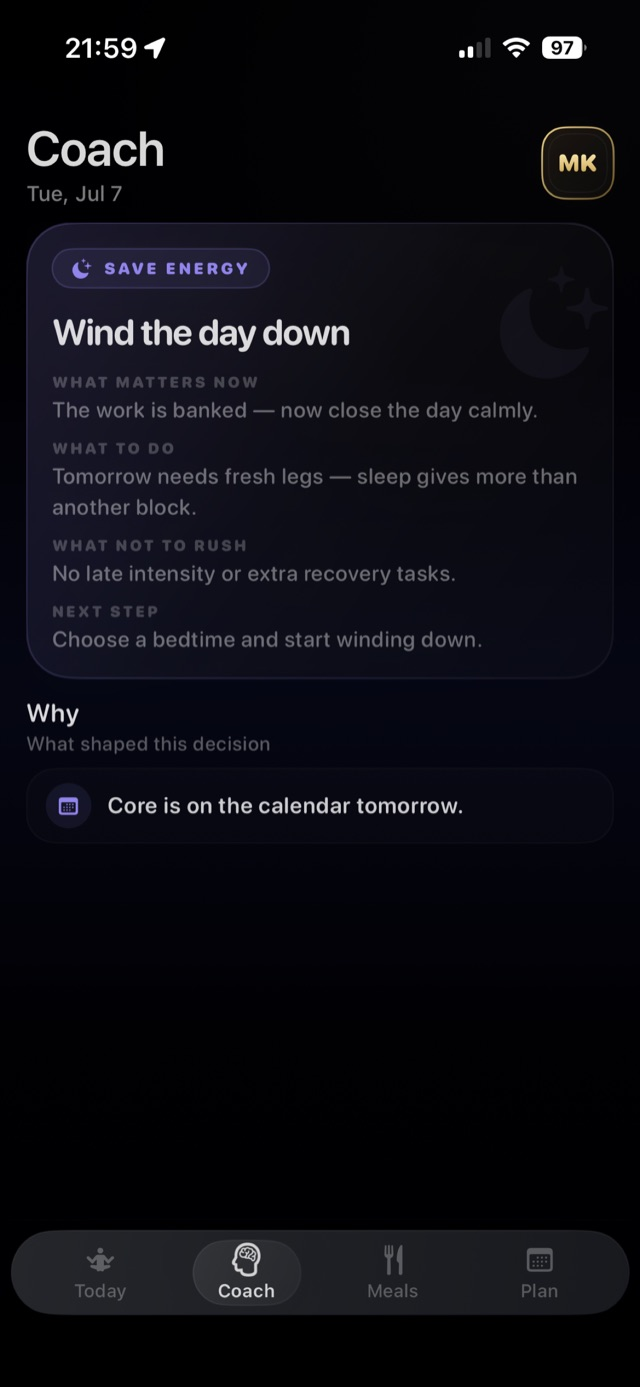
#> input picture docs/img/coach.jpg, 640 x 1387 px, given in place of logo-wf-mark.png, which was not available; the run also reads 1 picture not shown here
$ python generate_instagram_carousel_002.py
#> lines starting #> are read from the running program, lines starting #| are printed output that depends on the picture; pictures that were not available may be replaced by others from this repository, and a replacement may not be noted
#!/usr/bin/env python3
"""Generate WeekFit Instagram carousel-002 — 3 slides on calories.

How we calculate calories, how movement raises the budget,
and how eating spends it — matching carousel-001 brand style.
"""

from __future__ import annotations

from pathlib import Path

from PIL import Image, ImageDraw, ImageFilter, ImageFont

ROOT = Path(__file__).resolve().parents[1]
IMG = ROOT / "docs" / "img"
BRAND = ROOT / "web" / "public" / "brand"
DEVICE = ROOT / "web" / "public" / "mockify" / "devices" / "iPhone 16 Pro - Black Titanium.png"
OUT = ROOT / "web" / "public" / "instagram" / "carousel-002"

W, H = 1080, 1350
TOTAL = 3
GOLD = (232, 184, 74)
GOLD_SOFT = (245, 206, 120)
WHITE = (250, 250, 252)
MUTED = (176, 180, 186)
DARK = (8, 9, 12)

FONT = "/System/Library/Fonts/Avenir Next.ttc"
FRAME_SCREEN = (41, 39, 718, 1514)


def font(size: int, weight: str = "bold") -> ImageFont.FreeTypeFont:
    index = {"heavy": 8, "bold": 0, "demi": 2, "medium": 5, "regular": 7}[weight]
    return ImageFont.truetype(FONT, size=size, index=index)


def soft_glow(
    canvas: Image.Image,
    center: tuple[int, int],
    radius: int,
    color: tuple[int, int, int],
    alpha: int = 80,
) -> None:
    layer = Image.new("RGBA", canvas.size, (0, 0, 0, 0))
    d = ImageDraw.Draw(layer)
    for i in range(10, 0, -1):
        r = int(radius * i / 10)
        a = int(alpha * (i / 10) ** 1.8)
        d.ellipse((center[0] - r, center[1] - r, center[0] + r, center[1] + r), fill=(*color, a))
    canvas.alpha_composite(layer.filter(ImageFilter.GaussianBlur(56)))


def dark_canvas(glow: tuple[int, int, int] | None = None) -> Image.Image:
    base = Image.new("RGB", (W, H), DARK).convert("RGBA")
    if glow:
        soft_glow(base, (W // 2, int(H * 0.55)), 480, glow, alpha=48)
    return base


def rounded(img: Image.Image, radius: int) -> Image.Image:
    mask = Image.new("L", img.size, 0)
    ImageDraw.Draw(mask).rounded_rectangle((0, 0, img.size[0] - 1, img.size[1] - 1), radius=radius, fill=255)
    out = img.convert("RGBA")
    out.putalpha(mask)
    return out


def wrap(draw: ImageDraw.ImageDraw, text: str, fnt: ImageFont.ImageFont, max_w: int) -> list[str]:
    words = text.split()
    lines: list[str] = []
    cur = ""
    for word in words:
        trial = word if not cur else f"{cur} {word}"
        if draw.textlength(trial, font=fnt) <= max_w:
            cur = trial
        else:
            if cur:
                lines.append(cur)
            cur = word
    if cur:
        lines.append(cur)
    return lines


def draw_rich_title(
    draw: ImageDraw.ImageDraw,
    lines: list[tuple[str, str]],
    xy: tuple[int, int],
    size: int = 64,
    max_w: int = 920,
    gap: int = 8,
) -> int:
    x, y = xy
    f_w = font(size, "heavy")
    f_g = font(size, "heavy")
    for white, gold in lines:
        if gold and white and draw.textlength(f"{white} {gold}", font=f_w) <= max_w:
            draw.text((x, y), white + " ", font=f_w, fill=WHITE)
            wx = x + draw.textlength(white + " ", font=f_w)
            draw.text((wx, y), gold, font=f_g, fill=GOLD)
            y += size + gap
            continue
        if white:
            for line in wrap(draw, white, f_w, max_w):
                draw.text((x, y), line, font=f_w, fill=WHITE)
                y += size + gap
        if gold:
            for line in wrap(draw, gold, f_g, max_w):
                draw.text((x, y), line, font=f_g, fill=GOLD)
                y += size + gap
    return y


def draw_body(draw: ImageDraw.ImageDraw, text: str, xy: tuple[int, int], max_w: int = 520, size: int = 26) -> int:
    f = font(size, "regular")
    x, y = xy
    for line in wrap(draw, text, f, max_w):
        draw.text((x, y), line, font=f, fill=MUTED)
        y += size + 7
    return y


def draw_counter(draw: ImageDraw.ImageDraw, i: int) -> None:
    f = font(22, "medium")
    label = f"{i}/{TOTAL}"
    tw = draw.textlength(label, font=f)
    draw.text((W - 56 - tw, 44), label, font=f, fill=(130, 134, 140))


def logo_lockup(height: int = 40) -> Image.Image:
    mark = Image.open(BRAND / "logo-wf-mark.png").convert("RGBA")
    mark.thumbnail((height, height), Image.Resampling.LANCZOS)
    word = font(26, "demi")
    tmp = Image.new("RGBA", (420, height + 8), (0, 0, 0, 0))
    tmp.alpha_composite(mark, (0, (tmp.height - mark.height) // 2))
    d = ImageDraw.Draw(tmp)
    d.text((mark.width + 12, (tmp.height - 26) // 2 - 1), "WEEKFIT", font=word, fill=WHITE)
    bbox = tmp.getbbox()
    return tmp.crop(bbox) if bbox else tmp


def apple_health_badge(scale: float = 1.0) -> Image.Image:
    pad_x, pad_y = int(18 * scale), int(11 * scale)
    heart_r = int(10 * scale)
    f = font(int(21 * scale), "medium")
    text = "Works with Apple Health"
    probe = ImageDraw.Draw(Image.new("RGBA", (8, 8)))
    tw = probe.textlength(text, font=f)
    bw = int(pad_x * 2 + heart_r * 2 + 10 * scale + tw)
    bh = int(pad_y * 2 + max(heart_r * 2, f.size) + 4)
    badge = Image.new("RGBA", (bw, bh), (0, 0, 0, 0))
    d = ImageDraw.Draw(badge)
    d.rounded_rectangle((0, 0, bw - 1, bh - 1), radius=bh // 2, fill=(255, 255, 255, 235))
    hx = pad_x + heart_r
    hy = bh // 2
    d.ellipse((hx - heart_r, hy - heart_r + 1, hx, hy + 2), fill=(255, 45, 85))
    d.ellipse((hx, hy - heart_r + 1, hx + heart_r, hy + 2), fill=(255, 45, 85))
    d.polygon([(hx - heart_r, hy - 1), (hx + heart_r, hy - 1), (hx, hy + heart_r + 2)], fill=(255, 45, 85))
    d.text((pad_x + heart_r * 2 + int(10 * scale), (bh - f.size) // 2 - 1), text, font=f, fill=(20, 20, 22))
    return badge


def framed_phone(screenshot: Path, phone_h: int = 860) -> Image.Image:
    frame = Image.open(DEVICE).convert("RGBA")
    scale = phone_h / frame.height
    frame = frame.resize((int(frame.width * scale), phone_h), Image.Resampling.LANCZOS)
    sl, st, sr, sb = [int(v * scale) for v in FRAME_SCREEN]
    sw, sh = sr - sl + 1, sb - st + 1

    shot = Image.open(screenshot).convert("RGB")
    s_scale = max(sw / shot.width, sh / shot.height)
    nw, nh = int(shot.width * s_scale), int(shot.height * s_scale)
    shot = shot.resize((nw, nh), Image.Resampling.LANCZOS)
    left = (nw - sw) // 2
    top = (nh - sh) // 2
    shot = shot.crop((left, top, left + sw, top + sh)).convert("RGBA")
    shot = rounded(shot, radius=max(24, int(40 * scale)))

    canvas = Image.new("RGBA", frame.size, (0, 0, 0, 0))
    canvas.paste(shot, (sl, st), shot)
    canvas.alpha_composite(frame)
    return canvas


def drop_shadow(
    img: Image.Image,
    blur: int = 26,
    offset: tuple[int, int] = (0, 18),
    opacity: int = 140,
) -> Image.Image:
    shadow = Image.new(
        "RGBA",
        (img.width + abs(offset[0]) + blur * 2, img.height + abs(offset[1]) + blur * 2),
        (0, 0, 0, 0),
    )
    mask = img.split()[-1]
    sh = Image.new("RGBA", img.size, (0, 0, 0, opacity))
    sh.putalpha(mask)
    ox = blur + max(offset[0], 0)
    oy = blur + max(offset[1], 0)
    shadow.paste(sh, (ox + offset[0], oy + offset[1]), sh)
    shadow = shadow.filter(ImageFilter.GaussianBlur(blur))
    out = Image.new("RGBA", shadow.size, (0, 0, 0, 0))
    out.alpha_composite(shadow)
    out.alpha_composite(img, (blur - min(offset[0], 0), blur - min(offset[1], 0)))
    return out


def glass_card(size: tuple[int, int], radius: int = 26) -> Image.Image:
    return rounded(Image.new("RGBA", size, (18, 20, 26, 228)), radius)


def icon_circle(kind: str, size: int = 52) -> Image.Image:
    img = Image.new("RGBA", (size, size), (0, 0, 0, 0))
    d = ImageDraw.Draw(img)
    d.ellipse((0, 0, size - 1, size - 1), fill=(*GOLD, 32), outline=(*GOLD, 200), width=2)
    c = size // 2
    g = GOLD
    if kind == "body":
        d.ellipse((c - 7, c - 14, c + 7, c - 2), outline=g, width=2)
        d.arc((c - 12, c - 2, c + 12, c + 16), start=200, end=340, fill=g, width=2)
    elif kind == "activity":
        d.line([(18, 34), (30, 17), (42, 34)], fill=g, width=2)
        d.line([(30, 17), (30, 40)], fill=g, width=2)
    elif kind == "nutrition":
        d.ellipse((c - 9, c - 9, c + 9, c + 9), outline=g, width=2)
        d.line([(c, c - 13), (c, c + 13)], fill=g, width=2)
    elif kind == "goal":
        d.ellipse((14, 14, size - 14, size - 14), outline=g, width=2)
        d.ellipse((c - 4, c - 4, c + 4, c + 4), fill=g)
    elif kind == "plus":
        d.line([(c, 16), (c, size - 16)], fill=g, width=2)
        d.line([(16, c), (size - 16, c)], fill=g, width=2)
    return img


def place_phone(canvas: Image.Image, phone: Image.Image, xy: tuple[int, int]) -> None:
    canvas.alpha_composite(drop_shadow(phone, blur=28, offset=(0, 20), opacity=145), xy)


def formula_row(
    canvas: Image.Image,
    draw: ImageDraw.ImageDraw,
    y: int,
    kind: str,
    label: str,
    detail: str,
) -> int:
    canvas.alpha_composite(icon_circle(kind, 52), (56, y))
    draw.text((128, y + 2), label, font=font(26, "demi"), fill=WHITE)
    draw.text((128, y + 36), detail, font=font(22, "regular"), fill=MUTED)
    return y + 88


# ---------- 3 calorie slides ----------


def slide_01() -> Image.Image:
    """How we calculate — BMR + movement + goal."""
    canvas = dark_canvas((150, 115, 40))
    draw = ImageDraw.Draw(canvas)
    canvas.alpha_composite(logo_lockup(38), (56, 48))
    draw_counter(draw, 1)

    y = draw_rich_title(
        draw,
        [("Calories aren't fixed.", ""), ("", "They're calculated.")],
        (56, 140),
        size=52,
        max_w=960,
        gap=6,
    )
    draw_body(
        draw,
        "WeekFit builds today's fuel from your body, then your day.",
        (56, y + 16),
        max_w=900,
        size=28,
    )

    y = 420
    y = formula_row(canvas, draw, y, "body", "Start with BMR", "Weight, height, age, sex — calories at rest")
    y = formula_row(canvas, draw, y, "activity", "Add today's movement", "Active energy from Apple Health")
    y = formula_row(canvas, draw, y, "goal", "Shape to your goal", "Cut, maintain, or gain — not one number forever")

    badge = apple_health_badge(0.95)
    canvas.alpha_composite(badge, (56, H - badge.height - 52))
    return canvas.convert("RGB")


def slide_02() -> Image.Image:
    """How you move raises the eat budget."""
    canvas = dark_canvas((35, 95, 75))
    draw = ImageDraw.Draw(canvas)
    draw_counter(draw, 2)

    y = draw_rich_title(
        draw,
        [("How you move", ""), ("", "raises the budget.")],
        (56, 56),
        size=50,
        max_w=560,
        gap=6,
    )
    draw_body(
        draw,
        "More activity → more room to eat. Training days and easy days get different fuel.",
        (56, y + 14),
        max_w=500,
        size=26,
    )

    # Activity credit cards stacked left
    cards = [
        ("Rest day", "Base only", "1,420 kcal"),
        ("Active day", "+ activity credit", "1,780 kcal"),
        ("Hard session", "Budget grows", "2,050 kcal"),
    ]
    cy = 390
    for title, sub, value in cards:
        card = glass_card((460, 110), 22)
        d = ImageDraw.Draw(card)
        d.text((22, 18), title, font=font(20, "medium"), fill=MUTED)
        d.text((22, 48), value, font=font(34, "heavy"), fill=WHITE)
        d.text((22, 88), sub, font=font(18, "regular"), fill=GOLD_SOFT)
        canvas.alpha_composite(drop_shadow(card, blur=12, offset=(0, 8), opacity=100), (56, cy))
        cy += 128

    phone = framed_phone(IMG / "activity.jpg", phone_h=780)
    place_phone(canvas, phone, (W - phone.width - 4, H - phone.height - 48))
    return canvas.convert("RGB")


def slide_03() -> Image.Image:
    """How you eat spends the budget."""
    canvas = dark_canvas((110, 65, 28))
    draw = ImageDraw.Draw(canvas)
    draw_counter(draw, 3)

    y = draw_rich_title(
        draw,
        [("How you eat", ""), ("", "spends it.")],
        (56, 56),
        size=52,
        max_w=960,
        gap=6,
    )
    draw_body(
        draw,
        "Logged meals fill today's budget. Left means room left. Over means you went past it.",
        (56, y + 12),
        max_w=920,
        size=26,
    )

    # Budget strip
    strip = glass_card((968, 150), 26)
    ds = ImageDraw.Draw(strip)
    ds.text((28, 24), "Today's fuel", font=font(20, "medium"), fill=MUTED)
    ds.text((28, 58), "1,706  /  1,676 kcal", font=font(40, "heavy"), fill=WHITE)
    ds.text((28, 112), "Over  30 kcal  ·  shaped by how you moved", font=font(22, "regular"), fill=GOLD_SOFT)
    canvas.alpha_composite(drop_shadow(strip, blur=16, offset=(0, 10), opacity=120), (56, 340))

    phone = framed_phone(IMG / "nutrition.jpg", phone_h=680)
    place_phone(canvas, phone, ((W - phone.width) // 2 + 40, 520))

    # Bottom line
    draw.text(
        (56, H - 78),
        "Move more. Eat for the day you actually had.",
        font=font(24, "medium"),
        fill=GOLD,
    )
    return canvas.convert("RGB")


def write_caption(path: Path) -> None:
    path.write_text(
        """Calories aren't fixed. They're calculated.

WeekFit starts with your BMR — energy at rest from weight, height, age and sex.
Then today's movement from Apple Health raises the budget.
Meals spend that fuel. Left means room left. Over means you went past it.

Training days and easy days get different numbers — so nutrition matches how you actually moved.

#WeekFit #AppleHealth #calories #nutrition #trainingnutrition #TDEE
""",
        encoding="utf-8",
    )


def main() -> None:
    OUT.mkdir(parents=True, exist_ok=True)

    slides = [slide_01, slide_02, slide_03]
    for i, fn in enumerate(slides, start=1):
        img = fn()
        out = OUT / f"slide-{i:02d}.png"
        img.save(out, format="PNG", optimize=True)
        print(f"wrote {out.relative_to(ROOT)}")
#> this loop made 3 passes
#> pass 1, in slide_01, `canvas = dark_canvas((150, 115, 40))`:
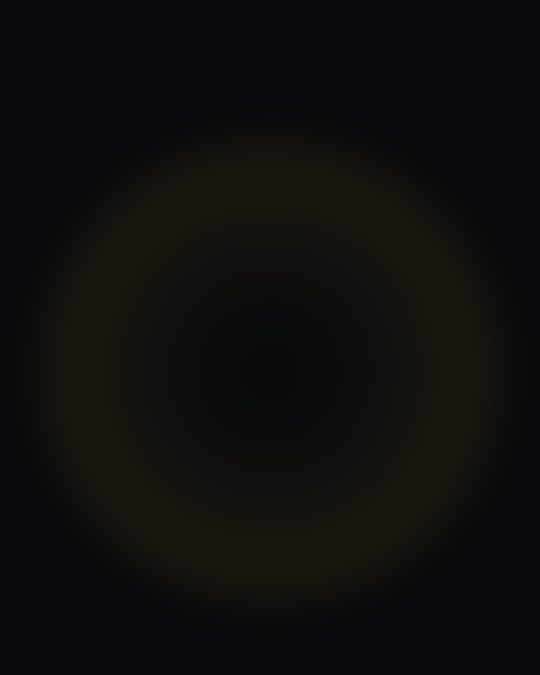
#> canvas: PIL image 1080x1350 RGBA (shown at 1/2 size); mean R, G, B, A 14.1, 13.5, 13.1, 255
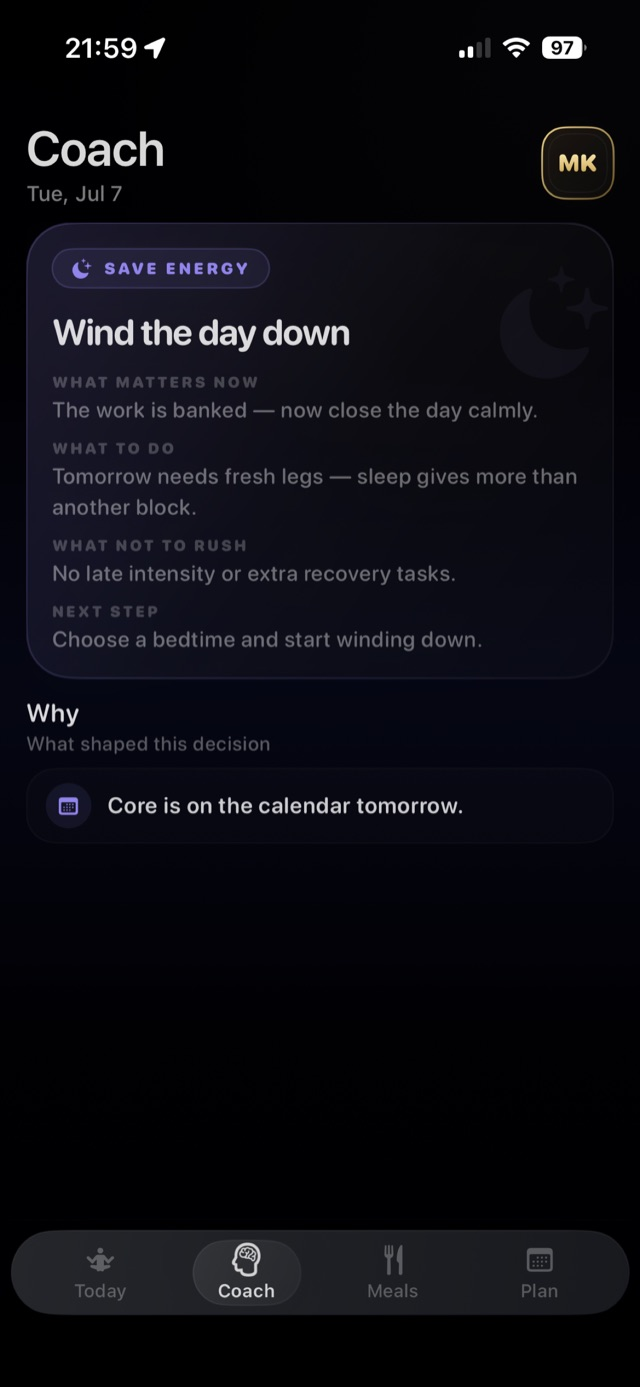
#> input picture docs/img/coach.jpg, 640 x 1387 px, given in place of logo-wf-mark.png, which was not available
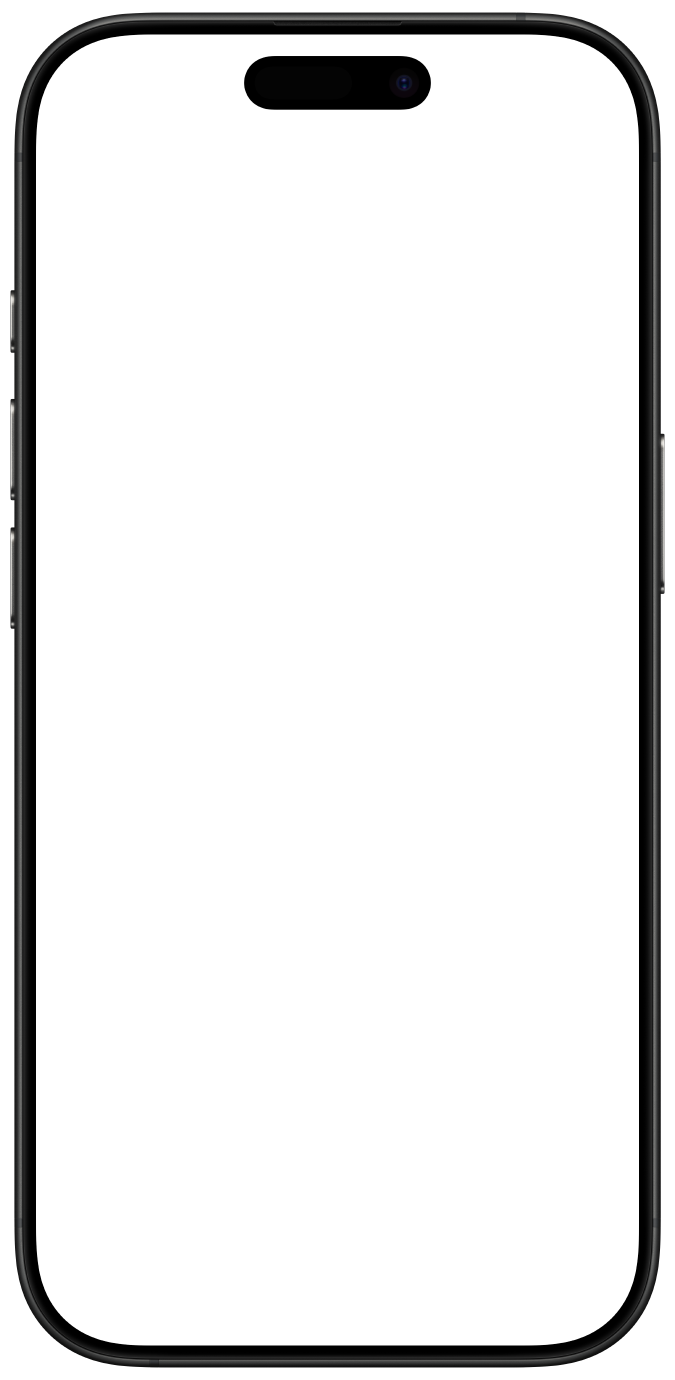
#> input picture web/assets-src/mockify/devices/iPhone 16 Pro - Black Titanium.png, 1350 x 2760 px, found by its file name (shown at 1/2 size)
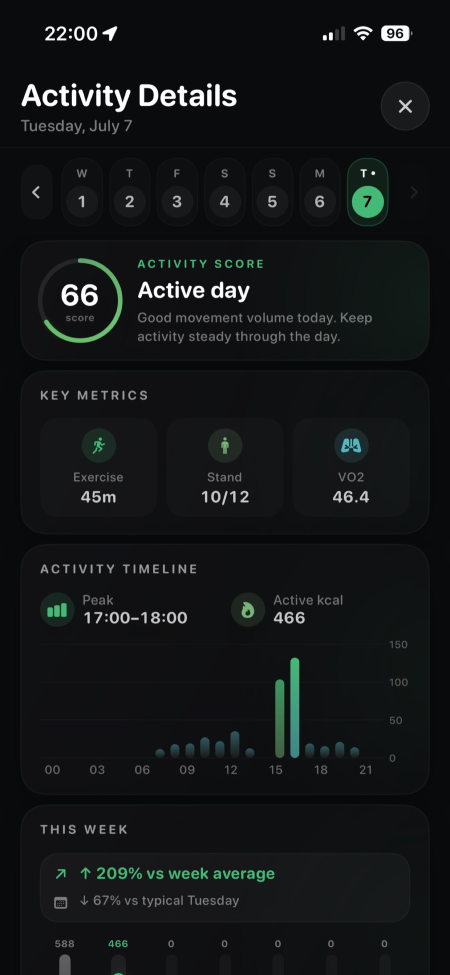
#> input picture docs/img/activity.jpg, 900 x 1950 px (shown at 1/2 size)
#> after the loop:
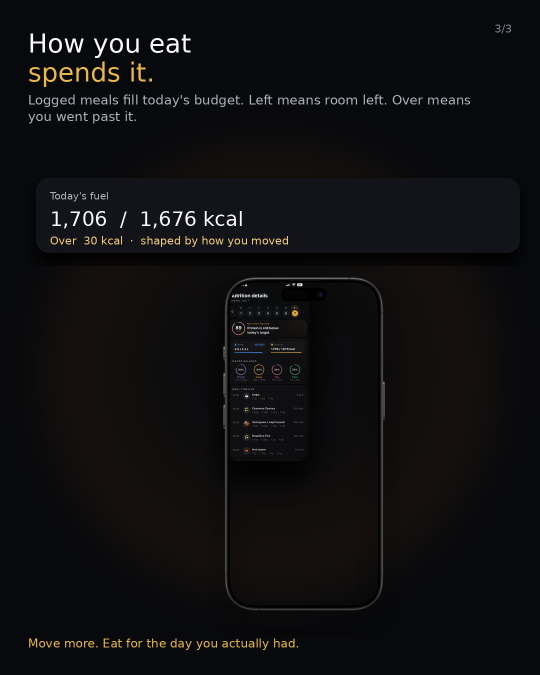
#> img: PIL image 1080x1350 RGB (shown at 1/2 size); mean R, G, B 15.5, 14.8, 16.2

    for stale in OUT.glob("slide-*.png"):
        n = stale.stem.split("-")[-1]
        if n.isdigit() and int(n) > TOTAL:
            stale.unlink()
            print(f"removed {stale.relative_to(ROOT)}")

    write_caption(OUT / "caption.txt")
    print(f"wrote {(OUT / 'caption.txt').relative_to(ROOT)}")
#| wrote web/public/instagram/carousel-002/caption.txt


if __name__ == "__main__":
    main()
